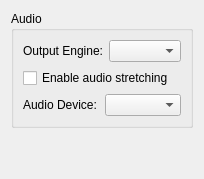
<?xml version="1.0" encoding="utf-8"?>

<ui version="4.0">
 <class>ConfigureAudio</class>
 <widget class="QWidget" name="ConfigureAudio">
  <layout class="QVBoxLayout">
   <item>
    <widget class="QGroupBox">
     <property name="title">
      <string>Audio</string>
     </property>
     <layout class="QVBoxLayout">
      <item>
       <layout class="QHBoxLayout">
        <item>
         <widget class="QLabel">
          <property name="text">
           <string>Output Engine:</string>
          </property>
         </widget>
        </item>
        <item>
         <widget class="QComboBox" name="output_sink_combo_box">
         </widget>
        </item>
       </layout>
      </item>
      <item>
       <widget class="QCheckBox" name="toggle_audio_stretching">
        <property name="text">
         <string>Enable audio stretching</string>
        </property>
        <property name="toolTip">
         <string>This post-processing effect adjusts audio speed to match emulation speed and helps prevent audio stutter. This however increases audio latency.</string>
        </property>
       </widget>
      </item>
       <item>
         <layout class="QHBoxLayout">
           <item>
             <widget class="QLabel">
               <property name="text">
                 <string>Audio Device:</string>
               </property>
             </widget>
           </item>
           <item>
             <widget class="QComboBox" name="audio_device_combo_box">
             </widget>
           </item>
         </layout>
       </item>
     </layout>
    </widget>
   </item>
   <item>
    <spacer>
     <property name="orientation">
      <enum>Qt::Vertical</enum>
     </property>
     <property name="sizeHint" stdset="0">
      <size>
       <width>20</width>
       <height>40</height>
      </size>
     </property>
    </spacer>
   </item>
  </layout>
 </widget>
 <resources />
 <connections />
</ui>
